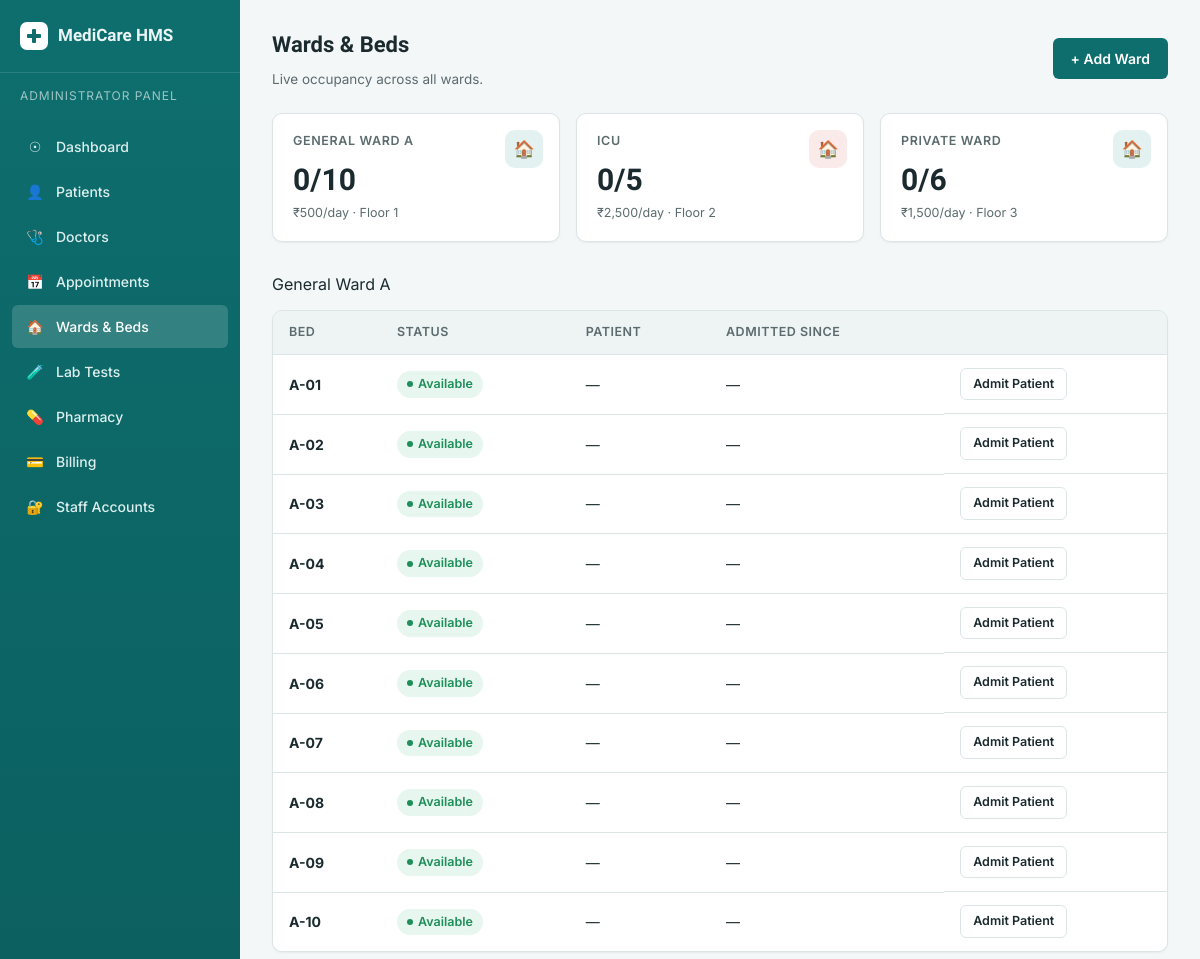
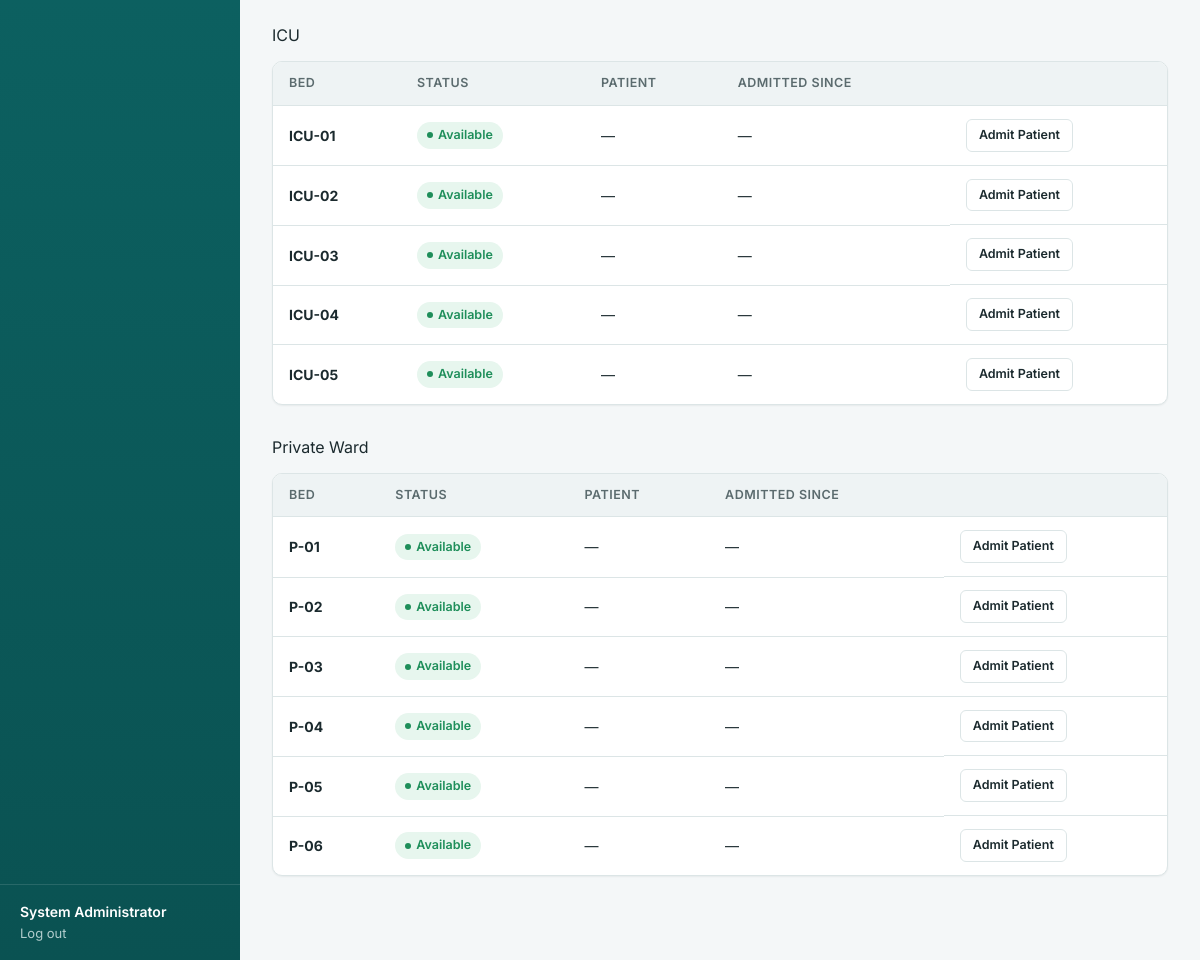
Screenshot of /list.php (signed in) with the database file from the repository (2 pictures, top to bottom).
### tables this page shows
CREATE TABLE wards (
    ward_id INT AUTO_INCREMENT PRIMARY KEY,
    ward_name VARCHAR(50) NOT NULL,
    ward_type ENUM('General','ICU','Private','Semi-Private','Emergency') DEFAULT 'General',
    total_beds INT NOT NULL DEFAULT 0,
    floor_no VARCHAR(10),
    charge_per_day DECIMAL(10,2) DEFAULT 0
);

CREATE TABLE beds (
    bed_id INT AUTO_INCREMENT PRIMARY KEY,
    ward_id INT NOT NULL,
    bed_number VARCHAR(20) NOT NULL,
    status ENUM('available','occupied','maintenance') DEFAULT 'available',
    FOREIGN KEY (ward_id) REFERENCES wards(ward_id) ON DELETE CASCADE,
    UNIQUE KEY uniq_ward_bed (ward_id, bed_number)
);

### auth.php (called while the page is built, shortened)
<?php
function currentRole() {
    return $_SESSION['role'] ?? null;
}
function currentUserName() {
    return $_SESSION['full_name'] ?? 'User';
}
function e($value) {
    return htmlspecialchars($value ?? '', ENT_QUOTES, 'UTF-8');
}

### list.php (the view, shortened to what this page needs)
<?php
require_once __DIR__ . '/../../includes/auth.php';
$pdo = getDB();
$wards = $pdo->query("SELECT * FROM wards ORDER BY ward_name")->fetchAll();
$beds = $pdo->query("
    SELECT b.*, w.ward_name, w.ward_type,
           ad.admission_id, p.full_name AS patient_name, p.patient_code, ad.admission_date
    FROM beds b
    JOIN wards w ON w.ward_id = b.ward_id
    LEFT JOIN admissions ad ON ad.bed_id = b.bed_id AND ad.status = 'admitted'
    LEFT JOIN patients p ON p.patient_id = ad.patient_id
    ORDER BY w.ward_name, b.bed_number
")->fetchAll();
$bedsByWard = [];
foreach ($beds as $b) {
    $bedsByWard[$b['ward_name']][] = $b;
}
$activePage = 'wards';
include __DIR__ . '/../../includes/header.php';
include __DIR__ . '/../../includes/sidebar.php';
?>
<main class="main-content">
    <div class="topbar">
        <div>
            <h1>Wards & Beds</h1>
            <div class="subtitle">Live occupancy across all wards.</div>
        </div>
        <?php if (currentRole() === 'admin'): ?>
            <a href="add_ward.php" class="btn btn-primary">+ Add Ward</a>
        <?php endif; ?>
    </div>
    <div class="stat-grid">
        <?php foreach ($wards as $w):
            $occupied = count(array_filter($bedsByWard[$w['ward_name']] ?? [], fn($b) => $b['status'] === 'occupied'));
            $total = count($bedsByWard[$w['ward_name']] ?? []);
        ?>
        <div class="stat-card">
            <div class="stat-icon <?= $w['ward_type'] === 'ICU' ? 'red' : 'teal' ?>">&#127968;</div>
            <div class="stat-label"><?= e($w['ward_name']) ?></div>
            <div class="stat-value"><?= $occupied ?>/<?= $total ?></div>
            <div class="text-muted" style="font-size:12.5px;margin-top:2px;">₹<?= number_format($w['charge_per_day'],0) ?>/day &middot; Floor <?= e($w['floor_no']) ?></div>
        </div>
        <?php endforeach; ?>
    </div>
    <?php foreach ($bedsByWard as $wardName => $wardBeds): ?>
        <div class="section-title"><span><?= e($wardName) ?></span></div>
        <div class="table-wrap" style="margin-bottom:24px;">
            <table>
                <thead><tr><th>Bed</th><th>Status</th><th>Patient</th><th>Admitted Since</th><th></th></tr></thead>
                <tbody>
                    <?php foreach ($wardBeds as $b): ?>
                        <tr>
                            <td><strong><?= e($b['bed_number']) ?></strong></td>
                            <td>
                                <?php $sMap = ['available'=>'success','occupied'=>'warning','maintenance'=>'neutral']; ?>
                                <span class="badge <?= $sMap[$b['status']] ?>"><?= e(ucfirst($b['status'])) ?></span>
                            </td>
                            <td><?= $b['patient_name'] ? e($b['patient_name']) . ' (' . e($b['patient_code']) . ')' : '—' ?></td>
                            <td><?= $b['admission_date'] ? e(date('d M Y, h:i A', strtotime($b['admission_date']))) : '—' ?></td>
                            <td class="actions-cell">
                                <?php if ($b['status'] === 'available'): ?>
                                    <a href="admit.php?bed_id=<?= $b['bed_id'] ?>" class="btn btn-secondary btn-sm">Admit Patient</a>
                                <?php endif; ?>
                            </td>
                        </tr>
                    <?php endforeach; ?>
                </tbody>
            </table>
        </div>
    <?php endforeach; ?>
</main>
<?php include __DIR__ . '/../../includes/footer.php'; ?>

### header.php (shortened to what this page needs)
<!DOCTYPE html>
<html lang="en">
<head>
<link rel="stylesheet" href="<?= BASE_URL ?>/assets/css/style.css">
</head>
<body>
<div class="app-shell">

### sidebar.php (shortened to what this page needs)
<?php
$role = currentRole();
$menus = [
    'admin' => [
        ['dashboard.php', 'dashboard', '&#9737;', 'Dashboard'],
        ['../modules/patients/list.php', 'patients', '&#128100;', 'Patients'],
        ['../modules/doctors/list.php', 'doctors', '&#129658;', 'Doctors'],
        ['../modules/appointments/list.php', 'appointments', '&#128197;', 'Appointments'],
        ['../modules/wards/list.php', 'wards', '&#127968;', 'Wards & Beds'],
        ['../modules/lab/list.php', 'lab', '&#129514;', 'Lab Tests'],
        ['../modules/pharmacy/list.php', 'pharmacy', '&#128138;', 'Pharmacy'],
        ['../modules/billing/list.php', 'billing', '&#128179;', 'Billing'],
        ['users.php', 'users', '&#128272;', 'Staff Accounts'],
    ],
    'doctor' => [
        ['dashboard.php', 'dashboard', '&#9737;', 'Dashboard'],
        ['../modules/appointments/list.php', 'appointments', '&#128197;', 'My Appointments'],
        ['../modules/patients/list.php', 'patients', '&#128100;', 'Patients'],
        ['../modules/lab/list.php', 'lab', '&#129514;', 'Lab Tests'],
        ['../modules/pharmacy/prescribe.php', 'prescribe', '&#128138;', 'Prescriptions'],
    ],
    'receptionist' => [
        ['dashboard.php', 'dashboard', '&#9737;', 'Dashboard'],
        ['../modules/patients/list.php', 'patients', '&#128100;', 'Patients'],
        ['../modules/appointments/list.php', 'appointments', '&#128197;', 'Appointments'],
        ['../modules/wards/list.php', 'wards', '&#127968;', 'Wards & Beds'],
        ['../modules/billing/list.php', 'billing', '&#128179;', 'Billing'],
    ],
];
$navItems = $menus[$role] ?? [];
$roleLabels = ['admin' => 'Administrator', 'doctor' => 'Doctor', 'receptionist' => 'Receptionist'];
?>
<aside class="sidebar" id="sidebar">
    <div class="sidebar-brand">
        <span class="cross"></span>
        MediCare HMS
    </div>
    <div class="sidebar-role"><?= e($roleLabels[$role] ?? 'User') ?> Panel</div>
    <nav class="sidebar-nav">
        <?php foreach ($navItems as [$href, $key, $icon, $label]): ?>
            <a href="<?= e($href) ?>" class="<?= ($activePage ?? '') === $key ? 'active' : '' ?>">
                <span class="icon"><?= $icon ?></span> <?= e($label) ?>
            </a>
        <?php endforeach; ?>
    </nav>
    <div class="sidebar-foot">
        <div class="user-name"><?= e(currentUserName()) ?></div>
        <a href="<?= BASE_URL ?>/auth/logout.php" class="logout-link">Log out</a>
    </div>
</aside>

### footer.php (shortened to what this page needs)
</div>
</body>
</html>

### rows the page displays
wards: ward_name "GENERAL WARD A", occupied "0", ward_name "10", charge_per_day "500", floor_no "1"
wards: ward_name "ICU", occupied "0", ward_name "5", charge_per_day "2,500", floor_no "2"
wards: ward_name "PRIVATE WARD", occupied "0", ward_name "6", charge_per_day "1,500", floor_no "3"
beds: bed_number "A-01", status "Available"
beds: bed_number "A-02", status "Available"
beds: bed_number "A-03", status "Available"
beds: bed_number "A-04", status "Available"
beds: bed_number "A-05", status "Available"
beds: bed_number "A-06", status "Available"
beds: bed_number "A-07", status "Available"
beds: bed_number "A-08", status "Available"
beds: bed_number "A-09", status "Available"
beds: bed_number "A-10", status "Available"
beds: bed_number "ICU-01", status "Available"
beds: bed_number "ICU-02", status "Available"
beds: bed_number "ICU-03", status "Available"
beds: bed_number "ICU-04", status "Available"
beds: bed_number "ICU-05", status "Available"
beds: bed_number "P-01", status "Available"
beds: bed_number "P-02", status "Available"
beds: bed_number "P-03", status "Available"
beds: bed_number "P-04", status "Available"
beds: bed_number "P-05", status "Available"
beds: bed_number "P-06", status "Available"

### other values shown
$roleLabels[$role] "ADMINISTRATOR"
$icon "☉"
$label "Dashboard"
$icon "👤"
$label "Patients"
$icon "🩺"
$label "Doctors"
$icon "📅"
$label "Appointments"
$icon "🏠"
$label "Wards & Beds"
$icon "🧪"
$label "Lab Tests"
$icon "💊"
$label "Pharmacy"
